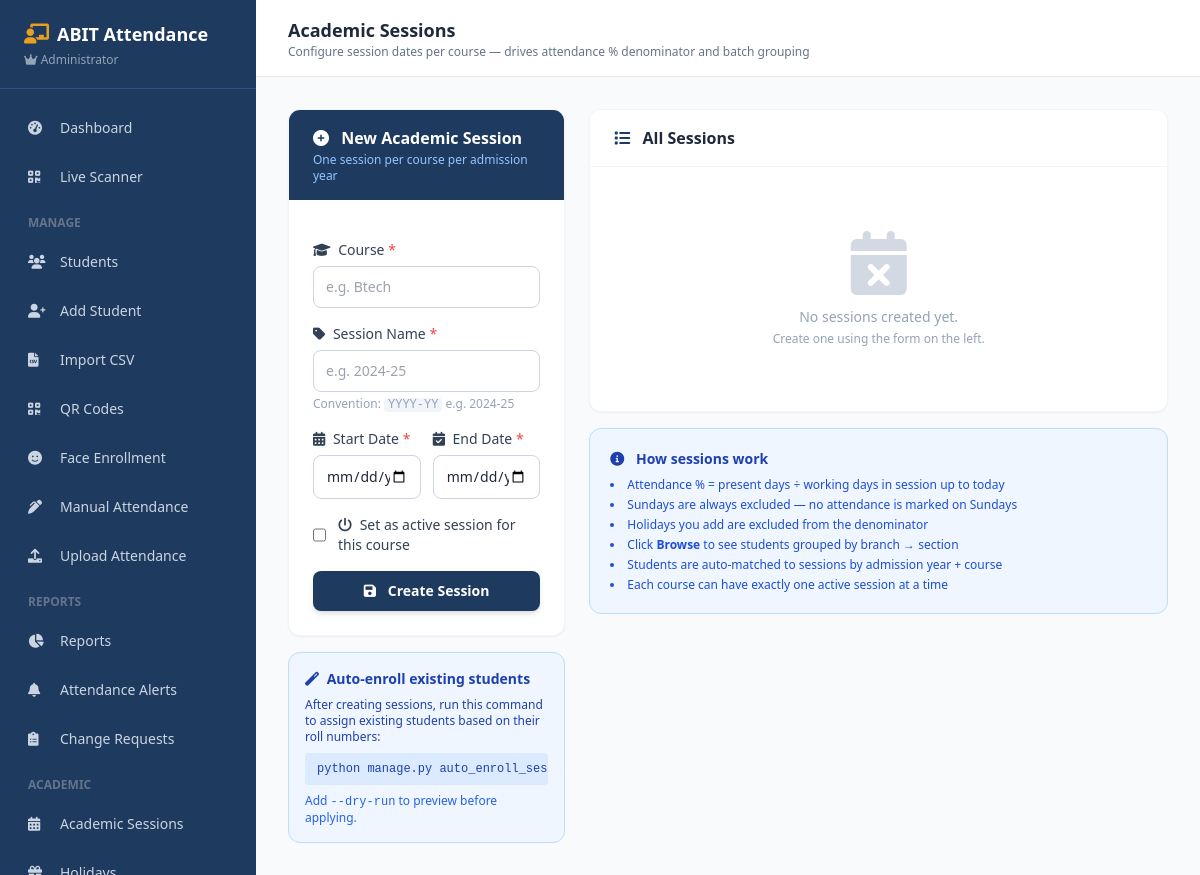
Page /sessions/ (signed in) on the earlier database version.
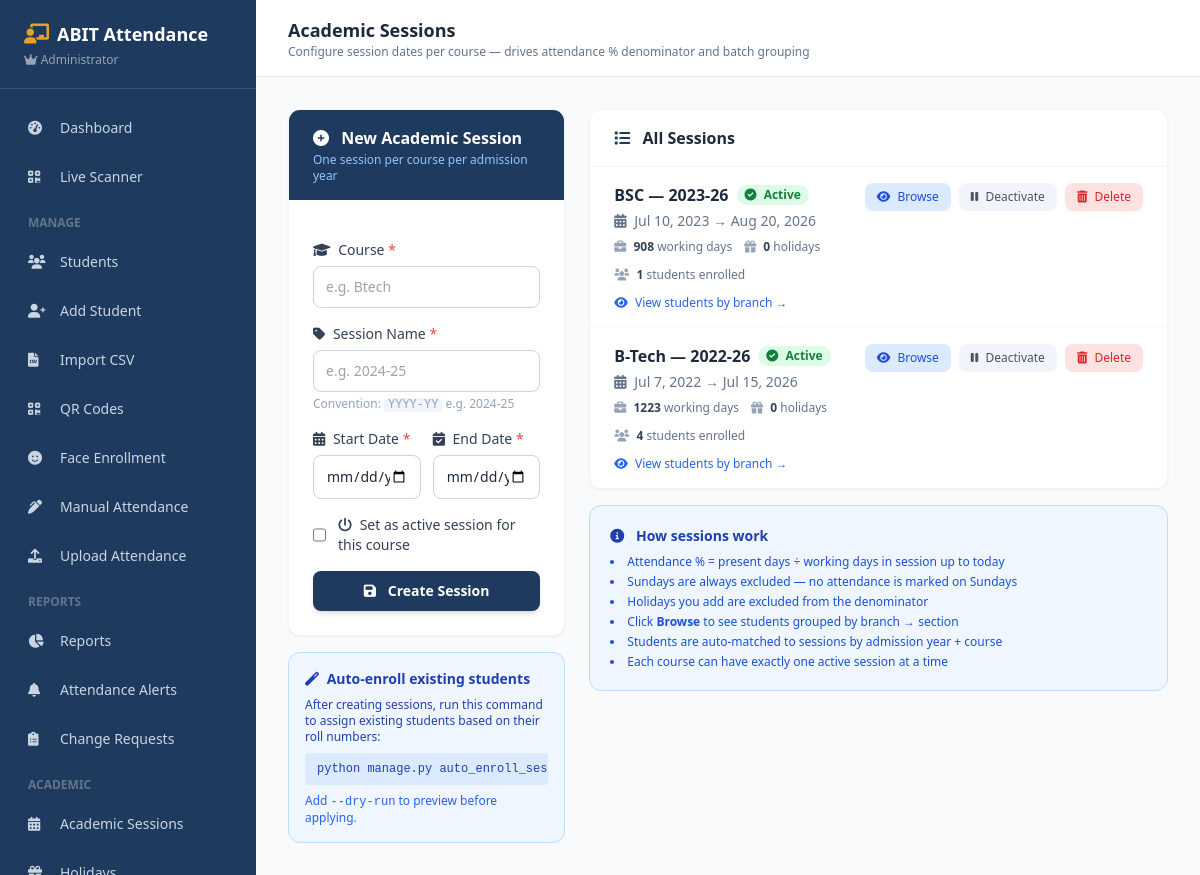
Same page on the later database version.
### core/models.py (models this page shows, shortened)
class AcademicSession(models.Model):
    course = models.CharField(max_length=50, help_text="e.g. Btech, BCA, BCS")
    name = models.CharField(max_length=100, help_text="e.g. 2024-25")
    start_date = models.DateField()
    end_date   = models.DateField()
    is_active  = models.BooleanField(
        default=False,
        help_text="Only one session per course should be active at a time"
    )
    created_at = models.DateTimeField(auto_now_add=True)
    class Meta:
        ordering = ['-start_date']
        verbose_name = 'Academic Session'
        verbose_name_plural = 'Academic Sessions'
        unique_together = ('course', 'name')
    def get_holiday_dates(self):
        return set(
            Holiday.objects.filter(
                Q(session=self) | Q(session__isnull=True),
                date__range=(self.start_date, self.end_date)
            ).values_list('date', flat=True)
        )
    def get_working_days(self, up_to_date=None):
        end = min(up_to_date or date.today(), self.end_date)
        start   = self.start_date
        if end < start:
            return 0
        holiday_dates = self.get_holiday_dates()
        count   = 0
        current = start
        while current <= end:
            if current.weekday() != 6 and current not in holiday_dates:
                count += 1
            current += timedelta(days=1)
        return count

### core/views.py (the view, shortened to what this page needs)
# urls.py: path('sessions/', views.AcademicSessionListView.as_view(), name='academic_sessions'),
@method_decorator(login_required, name='dispatch')
class AcademicSessionListView(AdminRequiredMixin, View):
    def get(self, request):
        sessions  = AcademicSession.objects.all().order_by('-start_date')
        courses = Student.objects.values_list('course', flat=True).exclude(course='').distinct()
        return render(request, 'dashboard/academic_sessions.html', {
            'sessions': sessions,
            'courses':  sorted(set(courses)),
        })

### core/context_processors.py (called while the page is built)
def user_role(request):
    if not request.user.is_authenticated:
        return {'is_admin': False, 'is_teacher': False, 'is_student': False, 'pending_change_count': 0}
    pending = 0
    if request.user.is_superuser:
        pending = ChangeRequest.objects.filter(status='pending').count()
    return {
        'is_admin': request.user.is_superuser,
        'is_teacher': request.user.groups.filter(name='Teacher').exists(),
        'is_student': request.user.groups.filter(name='Student').exists(),
        'pending_change_count': pending,
    }

### core/roles.py (called while the page is built)
def is_admin(user):
    return user.is_superuser

### core/views.py (called while the page is built)
    def test_func(self):
        return is_admin(self.request.user)

### core/templates/dashboard/academic_sessions.html (shortened to what the changed rows need)
{% extends "dashboard/base.html" %}
{% block page_title %}Academic Sessions{% endblock %}
{% block content %}
<div class="grid grid-cols-1 lg:grid-cols-3 gap-6">
  <div class="lg:col-span-2">
    <div class="bg-white rounded-xl border border-slate-100 shadow-sm overflow-hidden">
      {% if sessions %}
      <div class="divide-y divide-slate-50">
        {% for session in sessions %}
        <div class="px-6 py-4 hover:bg-slate-50 transition-colors" id="sess-{{ session.id }}">
          <div class="flex items-start justify-between gap-4">
            <div class="flex-1 min-w-0">
              <div class="flex items-center gap-2 mb-1 flex-wrap">
                <a href="{% url 'academic_session_detail' session.id %}"
                   class="font-semibold text-slate-800 hover:text-blue-600 transition-colors">
                  {{ session.course }} — {{ session.name }}
                </a>
                {% if session.is_active %}
                <span class="bg-green-100 text-green-700 text-xs font-semibold px-2 py-0.5 rounded-full">
                  <i class="fas fa-check-circle mr-1"></i> Active
                </span>
                {% else %}
                <span class="bg-slate-100 text-slate-500 text-xs px-2 py-0.5 rounded-full">
                  Inactive
                </span>
                {% endif %}
              </div>
              <p class="text-sm text-slate-500">
                <i class="fas fa-calendar-alt mr-1"></i>
                {{ session.start_date|date:"M j, Y" }} → {{ session.end_date|date:"M j, Y" }}
              </p>
              <div class="flex flex-wrap gap-3 mt-2 text-xs text-slate-500">
                <span>
                  <i class="fas fa-briefcase mr-1 text-slate-400"></i>
                  <strong class="text-slate-700">{{ session.get_working_days }}</strong> working days
                </span>
                <span>
                  <i class="fas fa-gift mr-1 text-slate-400"></i>
                  <strong class="text-slate-700">{{ session.holidays.count }}</strong> holidays
                </span>
                <span>
                  <i class="fas fa-users mr-1 text-slate-400"></i>
                  <strong class="text-slate-700">{{ session.students.count }}</strong> students enrolled
                </span>
              </div>
              {% if session.students.count %}
              <div class="flex flex-wrap gap-1 mt-2">
                <a href="{% url 'academic_session_detail' session.id %}"
                   class="text-xs text-blue-600 hover:text-blue-800 font-medium mt-1">
                  <i class="fas fa-eye mr-1"></i> View students by branch →
                </a>
              </div>
              {% endif %}
            </div>
            <div class="flex items-center gap-2 flex-shrink-0 flex-wrap justify-end">
              <a href="{% url 'academic_session_detail' session.id %}"
                 class="text-xs bg-blue-100 hover:bg-blue-200 text-blue-700 font-medium
                        px-3 py-1.5 rounded-lg transition-colors">
                <i class="fas fa-eye mr-1"></i> Browse
              </a>
              {% if session.is_active %}
              <button onclick="toggleSession('{{ session.id }}', 'deactivate')"
                      class="text-xs bg-slate-100 hover:bg-slate-200 text-slate-600 font-medium
                             px-3 py-1.5 rounded-lg transition-colors">
                <i class="fas fa-pause mr-1"></i> Deactivate
              </button>
              {% else %}
              <button onclick="toggleSession('{{ session.id }}', 'activate')"
                      class="text-xs bg-green-100 hover:bg-green-200 text-green-700 font-medium
                             px-3 py-1.5 rounded-lg transition-colors">
                <i class="fas fa-play mr-1"></i> Activate
              </button>
              {% endif %}
              <button onclick="deleteSession('{{ session.id }}')"
                      class="text-xs bg-red-100 hover:bg-red-200 text-red-600 font-medium
                             px-3 py-1.5 rounded-lg transition-colors">
                <i class="fas fa-trash-alt mr-1"></i> Delete
              </button>
            </div>
          </div>
        </div>
        {% endfor %}
      </div>
      {% else %}
      <div class="text-center py-16 text-slate-400">
        <i class="fas fa-calendar-times fa-4x mx-auto mb-3 opacity-40"></i>
        <p class="text-sm">No sessions created yet.</p>
        <p class="text-xs mt-1">Create one using the form on the left.</p>
      </div>
      {% endif %}
    </div>
  </div>
</div>
{% endblock %}

Differences in the rows shown:
added AcademicSession: course "BSC", name "2023-26", is_active True (drawn), start_date "Jul 10, 2023", end_date "Aug 20, 2026", get_working_days "908", holidays.count "0", students.count "1", shows "View students by branch →"
added AcademicSession: course "B-Tech", name "2022-26", is_active True (drawn), start_date "Jul 7, 2022", end_date "Jul 15, 2026", get_working_days "1223", holidays.count "0", students.count "4", shows "View students by branch →"
Other differences:
text no longer shown: "No sessions created yet. Create one using the form on the left."
